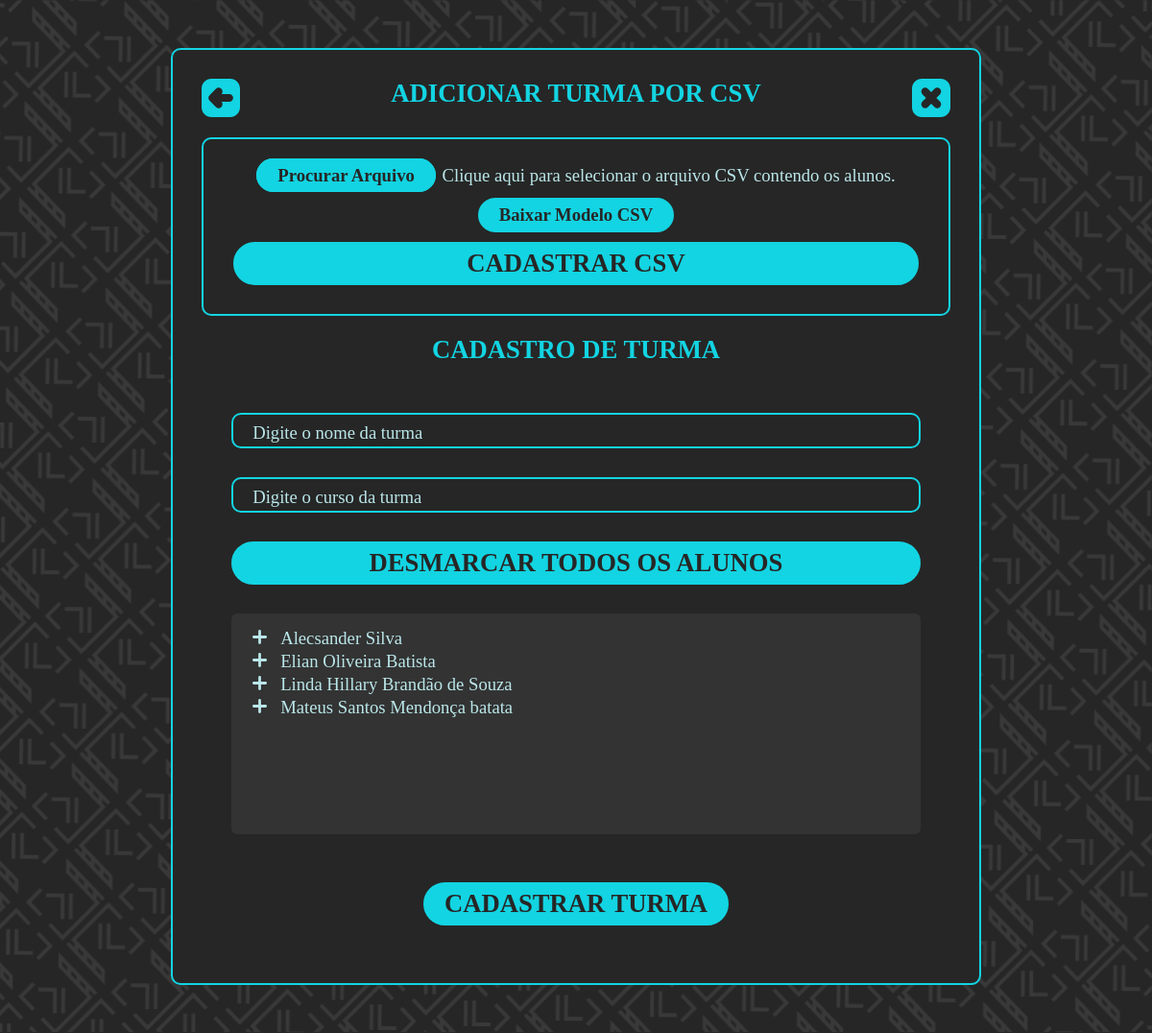
The app's page /pages/class/add_class (signed in), older data.
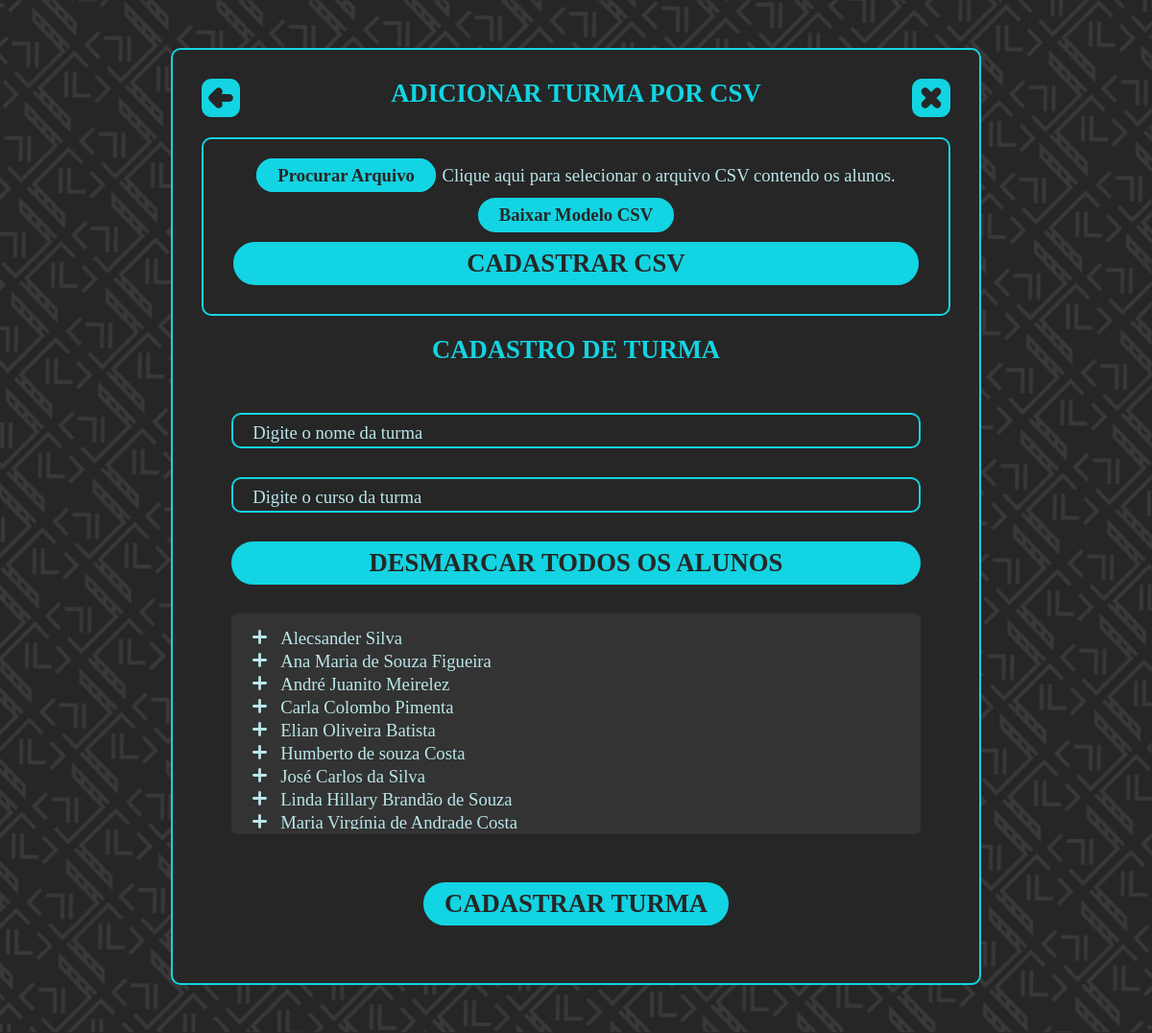
The same page, newer data.
### tables this page shows
CREATE TABLE aluno (
    id_aluno        INTEGER       PRIMARY KEY AUTOINCREMENT
                                  NOT NULL,
    nome_aluno      VARCHAR (60)  NOT NULL,
    email_aluno     VARCHAR (100),
    matricula_aluno VARCHAR (60),
    id_usuario      INTEGER       REFERENCES usuario (id_usuario) 
                                  NOT NULL
);

### pages/class/add_class/index.php (the view, shortened to what this page needs)
<!DOCTYPE html>
<html lang="pt-br" dir="ltr">
  <head>
    <link rel="stylesheet" type="text/css" href="../../../styles/styles.css">
  </head>
  <body>
    <section class="window">
      <div class="container all container_extended">
        <div class="title">ADICIONAR TURMA POR CSV</div>
        <div class="inner_container contour">
          <div class="div_file">
              <label for="csv_file"><span class="button button_file">Procurar Arquivo</span></label>
              <span class="file_legend" id="file_legend">Clique aqui para selecionar o arquivo CSV contendo os alunos.</span>
          </div>
          <a href="../../../assets/docs/students_class.csv" download="Modelo Turma CSV(não modificar a formatação).csv"><input class="button button_file" type="button" value="Baixar Modelo CSV" /></a>
          <a class="button" href="#divList" onclick="cadastraCSV()">CADASTRAR CSV</a>
        </div>
          <form action="settings.php" method="post">
            <div class="title">CADASTRO DE TURMA</div>
              <div class="inner_container">
                <input type="text" class="input_text" placeholder="Digite o nome da turma" name="class_name" required>
                <input type="text" class="input_text" placeholder="Digite o curso da turma" name="course_class" required>
                <?php
                  function getStudent($id_user){
                  	try{
                  		$pdo = new PDO('sqlite:'.$_SESSION['absolute_path_base'].'src/database/database.db');
                  		$statement = $pdo->query("SELECT * FROM aluno WHERE id_usuario='".$id_user."' ORDER BY nome_aluno");
                  		$rows = $statement->fetchAll(PDO::FETCH_ASSOC);
                  	}catch(PDOException $e){
                  		$rows = 0;
                  		echo "<pre>";
                  		echo $e;
                  		echo "</pre>";
                  	}
                  	return $rows;
                  }
                  $rows = getStudent($_SESSION['id_user']);
                  ?>
                  <?php
                  echo '<input type="button" class="button" onclick="limparStudent(id_students)" value="DESMARCAR TODOS OS ALUNOS"/>';
                  echo '<div class="divList" id="divList">';
                  echo '<table class="view_table_add_student">';
                  echo '<tbody>';
                  for ($i = 0; $i < count($rows); $i++) {
                    $id_aluno = $rows[$i]['id_aluno'];
                    echo '<tr id="cb_tr'.$id_aluno.'">';
                    echo '<td>';
                    echo '<label for = "cb'.$rows[$i]['id_aluno'].'"><img id="icon'.$id_aluno.'" class="cb_icon" src="../../../assets/Icons/mais.svg"></ label>';
                    echo '</td>';
                    echo '<td>';
                    echo '<label id="cb_lb'.$id_aluno.'" for = "cb'.$rows[$i]['id_aluno'].'">'.$rows[$i]['nome_aluno'].'</ label>';
                    echo '</td>';
                    echo '</tr>';
                	}
                  echo '</tbody>';
                  echo '</table>';
                  echo '</div>';
                ?>
            </div>
            <button class="button" onclick="return confirm('Deseja mesmo criar essa turma?');" type="submit">CADASTRAR TURMA</button>
          </form>
          <a href='../../menu'><img src="../../../assets/Icons/voltar.svg" class="icon_voltar"></a>
          <a href='desconectar.php' onclick="return confirm('Tem certeza que deseja sair?')"><img src="../../../assets/Icons/fechar.svg" class="icon_fechar"></a>
        </div>
    </section>
  </body>
</html>

Row changes from the older to the newer data that the page shows:
no longer on this page (row edited): aluno: nome_aluno "Mateus Santos Mendonça batata"
added aluno: nome_aluno "Ana Maria de Souza Figueira"
added aluno: nome_aluno "André Juanito Meirelez"
added aluno: nome_aluno "Carla Colombo Pimenta"
added aluno: nome_aluno "Humberto de souza Costa"
added aluno: nome_aluno "José Carlos da Silva"
added aluno: nome_aluno "Maria Virgínia de Andrade Costa"
